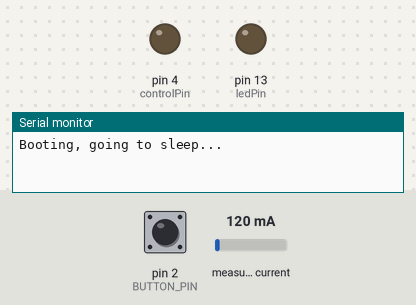
The sketch below on a simulated Arduino Uno, built with avr-gcc and run on an emulated ATmega328P. Shown: output pins drawn as LEDs (lit = HIGH), the last lines printed to the serial monitor. Inputs (shaded band) come from the test bench; at power-on: pin 2 (BUTTON_PIN) HIGH, measured current 120 mA. Sleep ends after the set time or at an interrupt.

Above: at 5.0 s.
5.1 s: pin 2 (BUTTON_PIN) pulled LOW for 0.15 s
At 5.7 s:
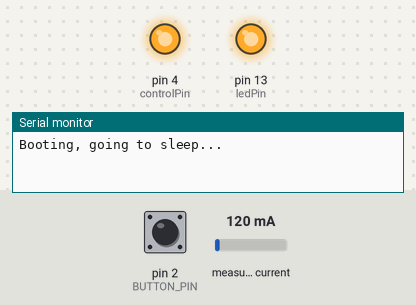
9.7 s: pin 2 (BUTTON_PIN) driven HIGH
11.2 s: pin 2 (BUTTON_PIN) pulsed LOW 2 times (0.12 s each, 0.3 s apart)
At 12.6 s:
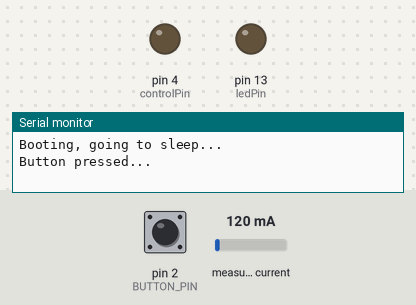
Timing chart, 0 to 14.2 s (numbered marks = the images above; inputs shaded):
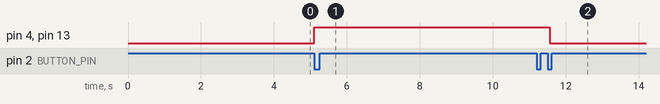

The sketch:

autooff.ino
```cpp
#include <Bounce2.h>

// test do dong
// nho mac capacitor de triet nhieu!!
#include "AverageOverTime.h"
#include "EmonLib.h"                   // Include Emon Library
#define I_MIN  0.1  // Ampere  // chinh so nay
// TIMEOUT tính bằng phút
const unsigned long TIMEOUT_MS = (unsigned long)60 * 60000UL; // chinh so nay
AverageOverTime avg(10);   // Trung bình trong 10 giây
EnergyMonitor emon1;                   // Create an instance
int CT_pin = A2; //  CT sensor pin connected to A5 pin of Arduino

#include <avr/sleep.h>
#include <avr/power.h>
// https://github.com/thomasfredericks/Bounce2
#include <Bounce2.h>

// INSTANTIATE A Button OBJECT FROM THE Bounce2 NAMESPACE
Bounce2::Button button = Bounce2::Button();


const byte BUTTON_PIN = 2;  // D2 = INT0
//const unsigned long AWAKE_TIME_MS = 15UL * 60UL * 1000UL; // 15 phút

volatile bool wokeByButton = false;
unsigned long startMillis = 0;

const int ledPin = 13;     // LED
const int controlPin = 4;  // chinh so nay
bool ledState = true;     // trạng thái LED

// ISR gọi khi có ngắt từ nút
void wakeISR() {
  wokeByButton = true;  // chỉ cần flag, việc còn lại làm sau khi tỉnh
}

// Hàm đưa Arduino vào sleep, chỉ dậy khi bấm nút
void goToSleep() {
  ledState = false;
  digitalWrite(ledPin, ledState); // tat ro le
  digitalWrite(controlPin, ledState); // tat ro le
  delay(1000);
  wokeByButton = false;

  // Cấu hình ngắt ngoài trên D2 (INT0), cạnh FALLING (từ HIGH xuống LOW)
  attachInterrupt(digitalPinToInterrupt(BUTTON_PIN), wakeISR, FALLING);

  set_sleep_mode(SLEEP_MODE_PWR_DOWN);
  sleep_enable();

  // Tắt các ngoại vi để tiết kiệm (optional nhưng nên dùng)
  power_adc_disable();
  power_spi_disable();
  power_twi_disable();
  power_timer1_disable();
  power_timer2_disable();
  // (Timer0 dùng cho millis(), để vậy cũng được, nhưng khi ngủ thì nó dừng)

  noInterrupts();
  // Xoá cờ ngắt INT0 nếu có
  EIFR = bit(INTF0);
  interrupts();


  // ------ Bắt đầu ngủ ------
  sleep_cpu();
  // ------ Tỉnh dậy ở đây (sau khi bấm nút) ------

  sleep_disable();
  detachInterrupt(digitalPinToInterrupt(BUTTON_PIN));

  // Bật lại các ngoại vi (nếu cần dùng)
  power_all_enable();

  // Bắt đầu đo thời gian hoạt động sau khi thức dậy
  startMillis = millis();
  // ← KHI THỨC DẬY SẼ CHẠY TIẾP DÒNG TIẾP THEO, KHÔNG NHẢY LẠI setup()
  ledState = true;
  digitalWrite(ledPin, ledState); // bat ro le
  digitalWrite(controlPin, ledState); // tat ro le
  delay(5000); // thoi gian bat it nhat 5s
}

void setup() {
  //analogReference(INTERNAL); //Đặt lại mức điện áp tối đa  là 1,1 V (nếu sử dụng vi điều khiển ATmega328 hoặc ATmega168)
  //analogReference(DEFAULT);
  Serial.begin(9600);
  avg.begin();             // Bắt đầu đếm 10 giây
  emon1.current(CT_pin, 0.125);            // Current: input pin, calibration.
  //pinMode(BUTTON_PIN, INPUT_PULLUP);
  pinMode(ledPin, OUTPUT);
  pinMode(controlPin, OUTPUT);
  //digitalWrite(ledPin, ledState); // off led
  // 1) IF YOUR BUTTON HAS AN INTERNAL PULL-UP
  button.attach( BUTTON_PIN ,  INPUT_PULLUP ); // USE INTERNAL PULL-UP

  // DEBOUNCE INTERVAL IN MILLISECONDS
  button.interval(5);

  // INDICATE THAT THE LOW STATE CORRESPONDS TO PHYSICALLY PRESSING THE BUTTON
  button.setPressedState(LOW);

  // Nếu cần debug:
  // Serial.begin(9600);
  Serial.println("Booting, going to sleep...");
  // Ngay khi bật nguồn sẽ ngủ luôn, chờ bấm nút để dậy
  goToSleep();
}

void loop() {
  static uint32_t last = millis();
  static uint32_t last_imin = 0; // thoi diem gan nhat co dong < I_MIN
  //Serial.println(Irms);          // Irms
  //delay(2000);
  // doc gia tri cam bien
  if (millis() - last >= 500) {   // Lấy mẫu mỗi 2ms (tùy ý)
    last = millis();
    float Irms = emon1.calcIrms(1480);  // Calculate Irms only
    avg.addValue(Irms);
  }
  // UPDATE THE BUTTON
  // YOU MUST CALL THIS EVERY LOOP
  button.update();
  if (button.isPressed()) {
    Serial.println("Button pressed...");
    goToSleep();  // sẽ chỉ dậy khi bấm nút lần nữa
    last_imin = millis();
  }
  // Khi đủ 10 giây → lấy kết quả và xử lý
  if (avg.isFinished()) {
    float ket_qua = avg.getAverage();
    Serial.println(ket_qua);          // Irms
    if (ket_qua < I_MIN) {
      if (millis() - last_imin >= TIMEOUT_MS  ) { // timout or bam phim --> ngu
        goToSleep();  // sẽ chỉ dậy khi bấm nút lần nữa
        last_imin = millis();
      }
    }
    else { // co tai
      last_imin = millis();
    }
    avg.begin();
  }
  // Để tiết kiệm thêm chút, tránh vòng lặp quay quá nhanh
  delay(50);

}
/*
   test case:
   bat dien --> led tắt
   dong < nguong & > 1 phut  --> led tat
   dong > nguong --> led sáng
   Dang sleep, bấm nút --> led sáng
*/
```

AverageOverTime.cpp
```cpp
// File: AverageOverTime.cpp
#include "AverageOverTime.h"

AverageOverTime::AverageOverTime(unsigned long durationSec) {
  _durationSec = durationSec;
  reset();
}

void AverageOverTime::begin() {
  reset();
  _startTime = millis();
}

void AverageOverTime::addValue(float value) {
  if (_finished) return;

  unsigned long now = millis();

  // Nếu đã vượt quá thời gian → kết thúc và tính trung bình
  if (now - _startTime >= _durationSec * 1000UL) {
    _finished = true;
    if (_count > 0) {
      _lastAverage = _sum / _count;
    } else {
      _lastAverage = 0.0f;
    }
    return;
  }

  // Còn trong thời gian → cộng dồn bình thường
  _sum += value;
  _count++;
}

bool AverageOverTime::isFinished() const {
  return _finished;
}

float AverageOverTime::getAverage() const {
  if (_finished && _count > 0) {
    return _lastAverage;
  }
  return 0.0f;              // Chưa xong hoặc chưa có mẫu nào
}

unsigned long AverageOverTime::getSampleCount() const {
  return _count;
}

void AverageOverTime::reset() {
  _sum = 0.0f;
  _count = 0;
  _startTime = 0;
  _finished = false;
  _lastAverage = 0.0f;
}
```

AverageOverTime.h
```cpp
// File: AverageOverTime.h
#ifndef AverageOverTime_h
#define AverageOverTime_h

#include "Arduino.h"

class AverageOverTime {
private:
  unsigned long _durationSec;     // Thời gian lấy trung bình (giây)
  unsigned long _startTime;       // millis() khi bắt đầu
  float _sum;                     // Tổng các giá trị
  unsigned long _count;           // Số mẫu
  bool _finished;                 // Đã đủ thời gian chưa
  float _lastAverage;             // Lưu giá trị trung bình khi hoàn thành

public:
  // Constructor: chỉ cần thời gian (giây)
  AverageOverTime(unsigned long durationSec);

  // Bắt đầu một chu kỳ mới
  void begin();

  // Thêm một giá trị số thực bất kỳ lúc nào
  void addValue(float value);

  // Kiểm tra đã đủ thời gian chưa
  bool isFinished() const;

  // Lấy giá trị trung bình (chỉ có hiệu lực khi isFinished() == true)
  // Nếu chưa xong → trả về 0.0 hoặc giá trị hiện tại tùy nhu cầu (xem biến thể bên dưới)
  float getAverage() const;

  // Lấy số mẫu đã thêm
  unsigned long getSampleCount() const;

  // Reset để dùng lại
  void reset();
};

#endif
```

Measured:
- after the input at 5.1 s, pin 4 (controlPin), pin 13 (ledPin): LOW → HIGH at once
- after the input at 9.7 s, every drawn part: stays the same
- after the input at 11.2 s, pin 4 (controlPin), pin 13 (ledPin): HIGH → LOW after 0.36 s
